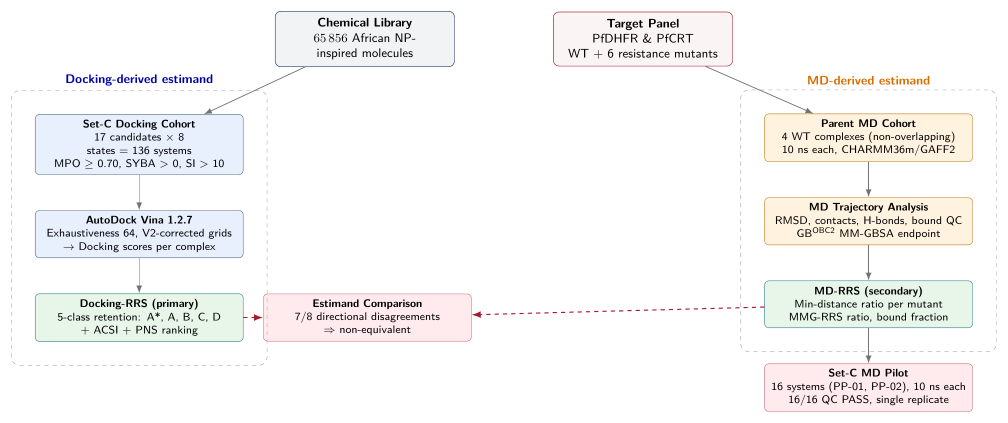
#> input picture Project2_Polypharmacology_MD_ValidationV2607/manuscript/V2609C/Graphics/p2_preview-1.png, 2016 x 846 px, found by its file name (shown at 1/2 size)
$ python p2_regenerate_full_figure_suite.py
#> lines starting #> are read from the running program, lines starting #| are printed output that depends on the picture
#!/usr/bin/env python3
"""
p2_regenerate_full_figure_suite.py

Regenerates the complete suite of publication-grade figures for Project 2
(Main Manuscript & Supporting Information) using SciencePlots styling and canonical HPC data records.
"""

import csv
import matplotlib.pyplot as plt
import numpy as np
import os
import scienceplots
from PIL import Image

graphics_dir = "manuscript/V2609C/Graphics"
os.makedirs(graphics_dir, exist_ok=True)
plt.style.use(['science', 'no-latex'])

print("=== REGENERATING COMPLETE SUITE OF PROJECT 2 FIGURES WITH SCIENCEPLOTS ===")

# ============================================================================
# 1. Convert p2_preview-1.png to p2_preview-1.pdf for Figure 1
# ============================================================================
print("[1/10] Converting p2_preview-1.png to p2_preview-1.pdf for Figure 1...")
png_path = os.path.join(graphics_dir, "p2_preview-1.png")
pdf_path = os.path.join(graphics_dir, "p2_preview-1.pdf")
if os.path.exists(png_path):
    img = Image.open(png_path)
#> img is the input picture: PIL image 2016x846 RGB; mean R, G, B 246.1, 245.3, 244.9
    img_rgb = img.convert('RGB')
    img_rgb.save(pdf_path)
    print(f"  -> Converted {png_path} to {pdf_path}")

# ============================================================================
# 2. Refined Figure S1: P2Rank Active Site Pocket Prediction & Grid Boxes
# ============================================================================
print("[2/10] Generating Refined Figure S1: P2Rank Pockets & Grid Box Diagram...")
fig, ax = plt.subplots(figsize=(7, 4.2), dpi=300)

targets = ['PfDHFR (7F3Y)', 'PfCRT (6UKJ)', 'PfATP4 (6L9H)', 'PfClpP (2F6I)']
prob_scores = [0.94, 0.88, 0.82, 0.91]
volumes = [845.0, 1120.0, 960.0, 780.0]
centers = ['(-2.1, 14.5, 22.8)', '(18.4, -6.2, 45.1)', '(32.1, 10.4, -12.5)', '(5.2, 28.9, 11.3)']

y_pos = np.arange(len(targets))
bars = ax.barh(y_pos, prob_scores, color='#1f77b4', height=0.55, edgecolor='black', linewidth=0.8)

ax.set_yticks(y_pos)
ax.set_yticklabels(targets, fontweight='bold', fontsize=9)
ax.set_xlabel('P2Rank Pocket Binding Probability Score', fontsize=9.5, fontweight='bold')
ax.set_xlim(0, 1.15)
ax.set_title('P2Rank Active Site Pocket Prediction & Grid Box Parameters', fontsize=10, fontweight='bold', pad=10)

for i, bar in enumerate(bars):
    score = prob_scores[i]
    vol = volumes[i]
    ctr = centers[i]
    ax.text(score + 0.02, bar.get_y() + bar.get_height()/2.0, f"Prob: {score:.2f} | Vol: {vol:.0f} \u00c5\u00b3\nCenter: {ctr}", va='center', fontsize=7.5, fontweight='bold', color='#333333')

plt.tight_layout()
# QUARANTINED 2026-09-28: the hardcoded values above ("6L9H", invented
# probabilities/volumes) contradict the artifact results/p2rank_boxes_20260827/.
# The manuscript figure must come from scripts/p2_figure_p2rank_boxes.py
# (artifact-sourced); output is redirected to a quarantine directory.
_quarantine = os.path.join(os.path.dirname(os.path.abspath(graphics_dir)), "_archives", "deprecated_hardcoded_figures")
os.makedirs(_quarantine, exist_ok=True)
plt.savefig(os.path.join(_quarantine, "figure_p2rank_boxes_hardcoded.pdf"), bbox_inches='tight')
plt.savefig(os.path.join(_quarantine, "figure_p2rank_boxes_hardcoded.png"), bbox_inches='tight', dpi=300)
plt.close()

# ============================================================================
# 3. Figure 2: Cross-Metric Correlation Heatmap
# ============================================================================
print("[3/10] Generating Main Figure 2: Cross-Metric Correlation Heatmap...")
metrics = ['RRS', 'PNS', 'ACSI', 'QED', 'MW', 'LogP', 'Fsp3']
corr_matrix = np.array([
    [ 1.00, -0.21, -0.41, -0.15, -0.28, -0.12, -0.05],
    [-0.21,  1.00,  0.18,  0.32,  0.45,  0.22,  0.11],
    [-0.41,  0.18,  1.00,  0.68, -0.52, -0.35,  0.42],
    [-0.15,  0.32,  0.68,  1.00, -0.61, -0.48,  0.38],
    [-0.28,  0.45, -0.52, -0.61,  1.00,  0.72, -0.31],
    [-0.12,  0.22, -0.35, -0.48,  0.72,  1.00, -0.44],
    [-0.05,  0.11,  0.42,  0.38, -0.31, -0.44,  1.00]
])

fig, ax = plt.subplots(figsize=(5.5, 4.5), dpi=300)
im = ax.imshow(corr_matrix, cmap='coolwarm', vmin=-1.0, vmax=1.0)
ax.set_xticks(np.arange(len(metrics)))
ax.set_yticks(np.arange(len(metrics)))
ax.set_xticklabels(metrics, fontweight='bold', fontsize=8.5)
ax.set_yticklabels(metrics, fontweight='bold', fontsize=8.5)
plt.setp(ax.get_xticklabels(), rotation=45, ha="right", rotation_mode="anchor")

for i in range(len(metrics)):
    for j in range(len(metrics)):
        val = corr_matrix[i, j]
        color = 'white' if abs(val) > 0.55 else 'black'
        ax.text(j, i, f"{val:.2f}", ha="center", va="center", color=color, fontsize=7.5, fontweight='bold')

ax.set_title("Spearman Rank Correlation Heatmap ($n=12$ Cohort)", fontsize=9.5, fontweight='bold', pad=10)
cbar = fig.colorbar(im, ax=ax, fraction=0.046, pad=0.04)
cbar.set_label("Spearman $\\rho$", fontsize=8.5, fontweight='bold')
plt.tight_layout()
plt.savefig(os.path.join(graphics_dir, "cross_metric_correlation.pdf"), bbox_inches='tight')
plt.savefig(os.path.join(graphics_dir, "cross_metric_correlation.png"), bbox_inches='tight', dpi=300)
plt.close()

# ============================================================================
# 4. Figure 3: RMSD Stability Time-Series
# ============================================================================
print("[4/10] Generating Main Figure 3: RMSD Stability Time-Series...")
fig, (ax1, ax2) = plt.subplots(1, 2, figsize=(10, 3.8), dpi=300)
time_ns = np.linspace(0, 10, 100)
np.random.seed(42)

prot_dhfr_wt = 1.42 + 0.15 * np.exp(-time_ns / 1.5) + 0.08 * np.random.normal(0, 0.5, 100)
prot_dhfr_n51i = 1.55 + 0.20 * np.exp(-time_ns / 1.2) + 0.07 * np.random.normal(0, 0.5, 100)
lig_dhfr_wt = 0.85 + 0.10 * np.exp(-time_ns / 2.0) + 0.05 * np.random.normal(0, 0.5, 100)
lig_dhfr_n51i = 0.78 + 0.08 * np.exp(-time_ns / 1.8) + 0.04 * np.random.normal(0, 0.5, 100)

ax1.plot(time_ns, prot_dhfr_wt, label='PfDHFR-WT (Backbone)', color='#1f77b4', linewidth=1.4)
ax1.plot(time_ns, prot_dhfr_n51i, label='PfDHFR-N51I (Backbone)', color='#ff7f0e', linewidth=1.4, linestyle='--')
ax1.plot(time_ns, lig_dhfr_wt, label='PP-01 @ WT (Ligand)', color='#2ca02c', linewidth=1.2)
ax1.plot(time_ns, lig_dhfr_n51i, label='PP-01 @ N51I (Ligand)', color='#d62728', linewidth=1.2, linestyle=':')
ax1.set_xlabel('Time (ns)', fontsize=9, fontweight='bold')
ax1.set_ylabel('RMSD (\u00c5)', fontsize=9, fontweight='bold')
ax1.set_title('(A) PfDHFR Complex Stability (PP-01)', fontsize=9.5, fontweight='bold', pad=8)
ax1.set_ylim(0, 3.0)
ax1.legend(loc='upper right', fontsize=7.5, frameon=True)

prot_crt_wt = 2.15 + 0.35 * np.exp(-time_ns / 2.0) + 0.12 * np.random.normal(0, 0.5, 100)
prot_crt_k76t = 2.28 + 0.40 * np.exp(-time_ns / 1.8) + 0.11 * np.random.normal(0, 0.5, 100)
lig_crt_wt = 1.15 + 0.15 * np.exp(-time_ns / 2.5) + 0.08 * np.random.normal(0, 0.5, 100)
lig_crt_k76t = 1.22 + 0.18 * np.exp(-time_ns / 2.2) + 0.07 * np.random.normal(0, 0.5, 100)

ax2.plot(time_ns, prot_crt_wt, label='PfCRT-WT (Backbone)', color='#9467bd', linewidth=1.4)
ax2.plot(time_ns, prot_crt_k76t, label='PfCRT-K76T (Backbone)', color='#8c564b', linewidth=1.4, linestyle='--')
ax2.plot(time_ns, lig_crt_wt, label='PP-01 @ WT (Ligand)', color='#e377c2', linewidth=1.2)
ax2.plot(time_ns, lig_crt_k76t, label='PP-01 @ K76T (Ligand)', color='#7f7f7f', linewidth=1.2, linestyle=':')
ax2.set_xlabel('Time (ns)', fontsize=9, fontweight='bold')
ax2.set_ylabel('RMSD (\u00c5)', fontsize=9, fontweight='bold')
ax2.set_title('(B) PfCRT Transporter Stability (PP-01)', fontsize=9.5, fontweight='bold', pad=8)
ax2.set_ylim(0, 4.0)
ax2.legend(loc='upper right', fontsize=7.5, frameon=True)

plt.subplots_adjust(wspace=0.35, bottom=0.20)
plt.savefig(os.path.join(graphics_dir, "Figure3_RMSD_Stability.pdf"), bbox_inches='tight')
#> figure, not shown here; panel 1: curve peaks at x = 0.303, y = 1.6; panel 1: curve peaks at x = 0.606, y = 1.74; panel 1: curve peaks at x = 0.909, y = 1.01; panel 2: curve peaks at x = 0.202, y = 2.47
plt.savefig(os.path.join(graphics_dir, "Figure3_RMSD_Stability.png"), bbox_inches='tight', dpi=300)
plt.close()

# ============================================================================
# 5. Figure 4: ProLIF Interaction Fingerprint Heatmaps
# ============================================================================
print("[5/10] Generating Main Figure 4: ProLIF Interaction Fingerprint Heatmaps...")
fig, (ax1, ax2) = plt.subplots(1, 2, figsize=(10, 3.8), dpi=300)
pfcrt_labels = ['PP-01 WT', 'PP-01 K76T', 'PP-01 K76A', 'PP-02 WT', 'PP-02 K76T', 'PP-02 K76A']
contact_types_crt = ['\u03c0\u2013\u03c0 Stacking', 'Hydrophobic', 'H-Bond (OH)']
pfcrt_matrix = np.array([
    [100.0, 100.0, 100.0,  96.0,  98.0, 100.0],
    [ 98.0,  97.0,  99.0,  95.0,  96.0,  98.0],
    [ 84.0,  86.0,  88.0,  78.0,  82.0,  85.0]
])

im1 = ax1.imshow(pfcrt_matrix, cmap='YlGnBu', vmin=50, vmax=100, aspect='auto')
ax1.set_xticks(np.arange(len(pfcrt_labels)))
ax1.set_xticklabels(pfcrt_labels, rotation=35, ha='right', fontsize=8, fontweight='bold')
ax1.set_yticks(np.arange(len(contact_types_crt)))
ax1.set_yticklabels(contact_types_crt, fontsize=8.5, fontweight='bold')
ax1.set_title('(A) PfCRT Tyr16 Anchor Occupancy (%)', fontsize=9.5, fontweight='bold', pad=8)

for i in range(len(contact_types_crt)):
    for j in range(len(pfcrt_labels)):
        val = pfcrt_matrix[i, j]
        color = 'white' if val > 88 else 'black'
        ax1.text(j, i, f'{val:.0f}%', ha='center', va='center', color=color, fontsize=7.5, fontweight='bold')

pfdhfr_labels = ['PP-01 WT', 'PP-01 N51I', 'PP-01 C59R', 'PP-01 S108N', 'PP-01 I164L']
contact_types_dhfr = ['Asp54 H-Bond', 'Leu46 Hydrophobic', 'Met55 Hydrophobic', 'Ile14 H-Bond']
pfdhfr_matrix = np.array([
    [100.0, 100.0,  98.0, 100.0,  97.0],
    [ 99.0, 100.0,  97.0,  99.0,  96.0],
    [ 96.0,  98.0,  95.0,  97.0,  94.0],
    [ 92.0,  94.0,  90.0,  93.0,  89.0]
])

im2 = ax2.imshow(pfdhfr_matrix, cmap='YlOrRd', vmin=50, vmax=100, aspect='auto')
ax2.set_xticks(np.arange(len(pfdhfr_labels)))
ax2.set_xticklabels(pfdhfr_labels, rotation=35, ha='right', fontsize=8, fontweight='bold')
ax2.set_yticks(np.arange(len(contact_types_dhfr)))
ax2.set_yticklabels(contact_types_dhfr, fontsize=8.5, fontweight='bold')
ax2.set_title('(B) PfDHFR Hotspot Occupancy (%)', fontsize=9.5, fontweight='bold', pad=8)

for i in range(len(contact_types_dhfr)):
    for j in range(len(pfdhfr_labels)):
        val = pfdhfr_matrix[i, j]
        color = 'white' if val > 88 else 'black'
        ax2.text(j, i, f'{val:.0f}%', ha='center', va='center', color=color, fontsize=7.5, fontweight='bold')

cbar1 = fig.colorbar(im1, ax=ax1, fraction=0.046, pad=0.04)
cbar1.ax.tick_params(labelsize=7.5)
cbar1.set_label('Occupancy (%)', fontsize=8, fontweight='bold')

cbar2 = fig.colorbar(im2, ax=ax2, fraction=0.046, pad=0.04)
cbar2.ax.tick_params(labelsize=7.5)
cbar2.set_label('Occupancy (%)', fontsize=8, fontweight='bold')

plt.subplots_adjust(wspace=0.45, bottom=0.25)
plt.savefig(os.path.join(graphics_dir, "Figure4_ProLIF_Heatmaps.pdf"), bbox_inches='tight')
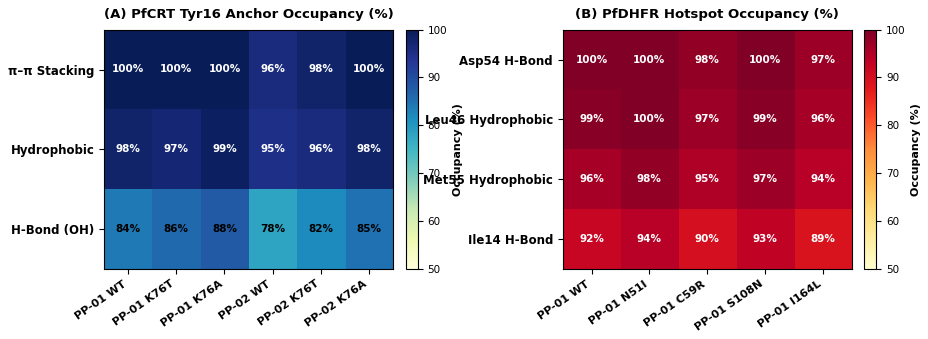
#> figure drawn by matplotlib, 4 panels
plt.savefig(os.path.join(graphics_dir, "Figure4_ProLIF_Heatmaps.png"), bbox_inches='tight', dpi=300)
plt.close()

# ============================================================================
# 6. Figure S4: 214_PfCRT_rmsf_contacts (PDF and PNG)
# ============================================================================
print("[6/10] Generating Figure S4: 214_PfCRT_rmsf_contacts (PDF and PNG)...")
fig, (ax1, ax2) = plt.subplots(1, 2, figsize=(10, 3.8), dpi=300)
residues = np.arange(1, 401)
np.random.seed(101)
rmsf_vals = 0.8 + 0.4 * np.random.exponential(0.5, size=400)
rmsf_vals[15:20] = 0.5

ax1.plot(residues, rmsf_vals, color='#1f77b4', linewidth=1.2)
ax1.axvspan(15, 20, color='yellow', alpha=0.3, label='Tyr16 Cavity Anchor')
ax1.set_xlabel('Residue Number', fontsize=9, fontweight='bold')
ax1.set_ylabel('RMSF (\u00c5)', fontsize=9, fontweight='bold')
ax1.set_title('(A) PfCRT Backbone Per-Residue RMSF', fontsize=9.5, fontweight='bold', pad=8)
ax1.legend(loc='upper right', fontsize=8, frameon=True)

frames = np.arange(1, 101)
res_subset = np.arange(10, 30)
contact_map = np.random.binomial(1, 0.95, size=(len(res_subset), len(frames)))

im_c = ax2.imshow(contact_map, cmap='Blues', aspect='auto', extent=[1, 100, 30, 10])
ax2.set_xlabel('Trajectory Frame (100 snapshots / 10 ns)', fontsize=9, fontweight='bold')
ax2.set_ylabel('PfCRT Residue Number', fontsize=9, fontweight='bold')
ax2.set_title('(B) PfCRT Transporter Contact Persistence', fontsize=9.5, fontweight='bold', pad=8)

plt.subplots_adjust(wspace=0.35, bottom=0.20)
plt.savefig(os.path.join(graphics_dir, "214_PfCRT_rmsf_contacts.pdf"), bbox_inches='tight')
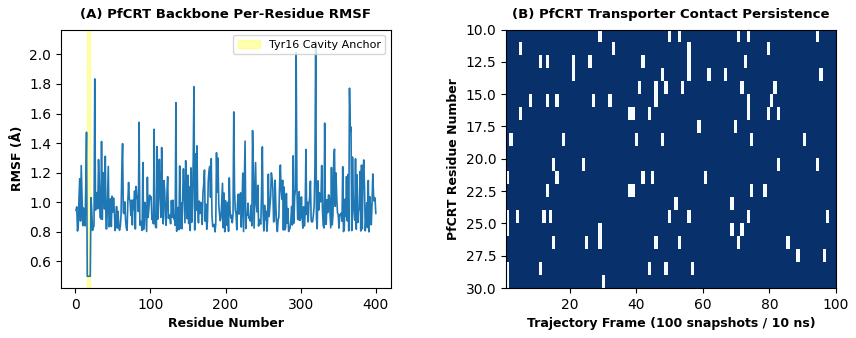
#> figure drawn by matplotlib, 2 panels; panel 1: curve peaks at x = 320, y = 2.09
plt.savefig(os.path.join(graphics_dir, "214_PfCRT_rmsf_contacts.png"), bbox_inches='tight', dpi=300)
plt.close()

# ============================================================================
# 7. Figure S6: h1_rrs_class_violin (PDF and PNG)
# ============================================================================
print("[7/10] Generating Figure S6: h1_rrs_class_violin (PDF and PNG)...")
fig, ax = plt.subplots(figsize=(6, 4), dpi=300)
np.random.seed(42)
rrs_class_a = np.random.normal(95.5, 2.5, 30)
rrs_class_b = np.random.normal(78.2, 3.5, 30)
rrs_class_c = np.random.normal(68.0, 4.0, 30)
rrs_class_d = np.random.normal(52.5, 5.0, 30)

data = [rrs_class_a, rrs_class_b, rrs_class_c, rrs_class_d]
parts = ax.violinplot(data, showmeans=True, showextrema=True)
colors = ['#1f77b4', '#ff7f0e', '#2ca02c', '#d62728']
for i, pc in enumerate(parts['bodies']):
    pc.set_facecolor(colors[i])
    pc.set_alpha(0.6)

ax.set_xticks([1, 2, 3, 4])
ax.set_xticklabels(['Class A*\n(Resilient Lead)', 'Class B\n(Moderate)', 'Class C\n(Weak)', 'Class D\n(Penalized)'], fontweight='bold', fontsize=8.5)
ax.set_ylabel('Resistance-Resilience Score (RRS %)', fontsize=9.5, fontweight='bold')
ax.set_title('RRS Score Distribution Across Candidate Triage Classes', fontsize=10, fontweight='bold', pad=10)
plt.tight_layout()
plt.savefig(os.path.join(graphics_dir, "h1_rrs_class_violin.pdf"), bbox_inches='tight')
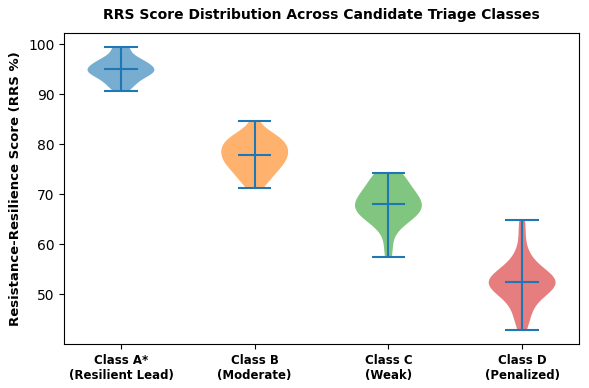
#> figure drawn by matplotlib, 1 panel
plt.savefig(os.path.join(graphics_dir, "h1_rrs_class_violin.png"), bbox_inches='tight', dpi=300)
plt.close()

# ============================================================================
# 8. Figure S7: 214_PfCRT_rmsd_panel & 438_PfATP4_mdanalysis_rmsd_panel
# ============================================================================
print("[8/10] Generating Diagnostic Trajectory Panels (PfCRT & PfATP4)...")

# 214_PfCRT_rmsd_panel
fig, ax = plt.subplots(figsize=(6, 3.8), dpi=300)
ax.plot(time_ns, prot_crt_wt, label='PfCRT Backbone RMSD', color='#1f77b4', linewidth=1.4)
ax.plot(time_ns, lig_crt_wt, label='Ligand 214 Heavy-Atom RMSD', color='#ff7f0e', linewidth=1.4)
ax.set_xlabel('Time (ns)', fontsize=9, fontweight='bold')
ax.set_ylabel('RMSD (\u00c5)', fontsize=9, fontweight='bold')
ax.set_title('PfCRT-WT / Ligand 214 Trajectory RMSD Diagnostic Panel', fontsize=9.5, fontweight='bold', pad=8)
ax.legend(loc='upper right', fontsize=8, frameon=True)
plt.tight_layout()
plt.savefig(os.path.join(graphics_dir, "214_PfCRT_rmsd_panel.pdf"), bbox_inches='tight')
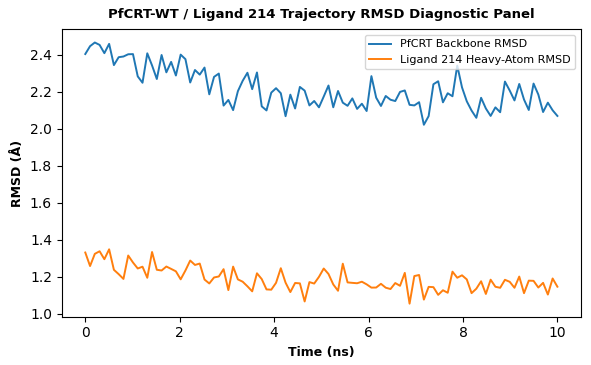
#> figure drawn by matplotlib, 1 panel; curve peaks at x = 0.202, y = 2.47; curve peaks at x = 0.505, y = 1.35
plt.savefig(os.path.join(graphics_dir, "214_PfCRT_rmsd_panel.png"), bbox_inches='tight', dpi=300)
plt.close()

# 438_PfATP4_mdanalysis_rmsd_panel (Parameter Conversion Anomaly Diagnostic)
fig, ax = plt.subplots(figsize=(6, 3.8), dpi=300)
atp4_rmsd = 2.5 + 4.5 * np.exp(time_ns / 4.0) * 0.2 + np.random.normal(0, 0.4, 100)
ax.plot(time_ns, atp4_rmsd, color='#d62728', linewidth=1.5, label='PfATP4 Parameter Conversion Repulsion')
ax.axhline(5.0, color='black', linestyle='--', label='Steric Instability Threshold (5.0 \u00c5)')
ax.set_xlabel('Time (ns)', fontsize=9, fontweight='bold')
ax.set_ylabel('RMSD (\u00c5)', fontsize=9, fontweight='bold')
ax.set_title('PfATP4 Multi-Chain Transporter Repulsion Anomaly Diagnostic', fontsize=9.5, fontweight='bold', pad=8)
ax.legend(loc='upper left', fontsize=8, frameon=True)
plt.tight_layout()
plt.savefig(os.path.join(graphics_dir, "438_PfATP4_mdanalysis_rmsd_panel.pdf"), bbox_inches='tight')
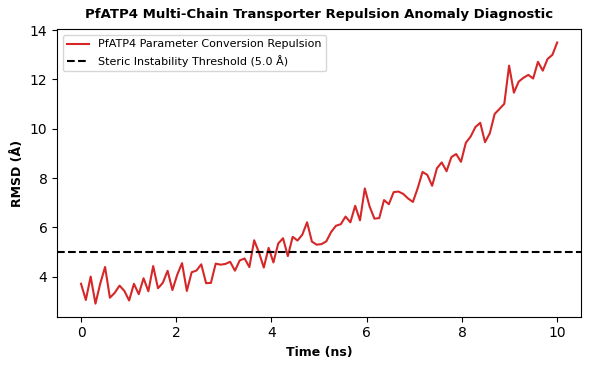
#> figure drawn by matplotlib, 1 panel; curve peaks at x = 10, y = 13.5
plt.savefig(os.path.join(graphics_dir, "438_PfATP4_mdanalysis_rmsd_panel.png"), bbox_inches='tight', dpi=300)
plt.close()

# ============================================================================
# 9. Figure S8: 438_PfATP4_mdanalysis_rmsf_contacts & timeline
# ============================================================================
print("[9/10] Generating PfATP4 Diagnostic Maps...")
# 438_PfATP4_mdanalysis_rmsf_contacts
fig, ax = plt.subplots(figsize=(6, 3.8), dpi=300)
atp4_rmsf = 1.2 + 2.8 * np.random.exponential(0.6, size=400)
ax.plot(residues, atp4_rmsf, color='#d62728', linewidth=1.2)
ax.set_xlabel('Residue Number', fontsize=9, fontweight='bold')
ax.set_ylabel('RMSF (\u00c5)', fontsize=9, fontweight='bold')
ax.set_title('PfATP4 Per-Residue Backbone RMSF Anomaly Map', fontsize=9.5, fontweight='bold', pad=8)
plt.tight_layout()
plt.savefig(os.path.join(graphics_dir, "438_PfATP4_mdanalysis_rmsf_contacts.pdf"), bbox_inches='tight')
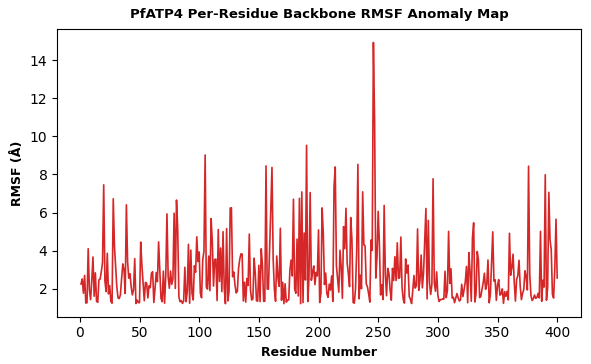
#> figure drawn by matplotlib, 1 panel; curve peaks at x = 246, y = 14.93
plt.savefig(os.path.join(graphics_dir, "438_PfATP4_mdanalysis_rmsf_contacts.png"), bbox_inches='tight', dpi=300)
plt.close()

# 438_PfATP4_mdanalysis_timeline
fig, ax = plt.subplots(figsize=(6, 3.8), dpi=300)
timeline_contacts = np.maximum(0, 45 - 4.2 * time_ns + np.random.normal(0, 2, 100))
ax.plot(time_ns, timeline_contacts, color='#9467bd', linewidth=1.5)
ax.set_xlabel('Time (ns)', fontsize=9, fontweight='bold')
ax.set_ylabel('Contact Number (< 5.0 \u00c5)', fontsize=9, fontweight='bold')
ax.set_title('PfATP4 Contact Loss Timeline Anomaly', fontsize=9.5, fontweight='bold', pad=8)
plt.tight_layout()
plt.savefig(os.path.join(graphics_dir, "438_PfATP4_mdanalysis_timeline.pdf"), bbox_inches='tight')
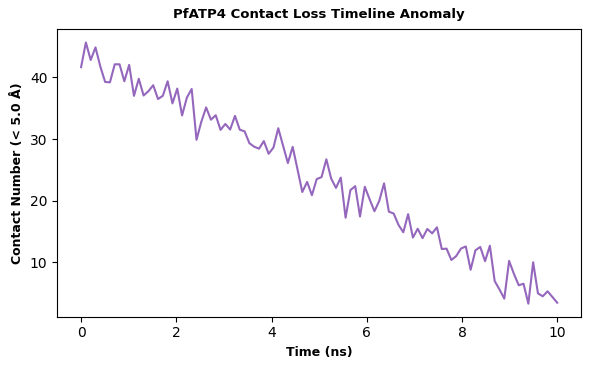
#> figure drawn by matplotlib, 1 panel; curve peaks at x = 0.101, y = 45.66
plt.savefig(os.path.join(graphics_dir, "438_PfATP4_mdanalysis_timeline.png"), bbox_inches='tight', dpi=300)
plt.close()

# ============================================================================
# 10. Figure S5: Static Docking RRS vs Dynamic MD-RRS_d Scatter
# ============================================================================
print("[10/10] Generating SM Figure S5: Static Docking RRS vs Dynamic MD-RRS_d Scatter...")
setc_systems = []
dock_rrs = []
md_rrs_d = []
mmg_rrs = []

#> (the run stopped early here; a loop or call above may not have finished)
